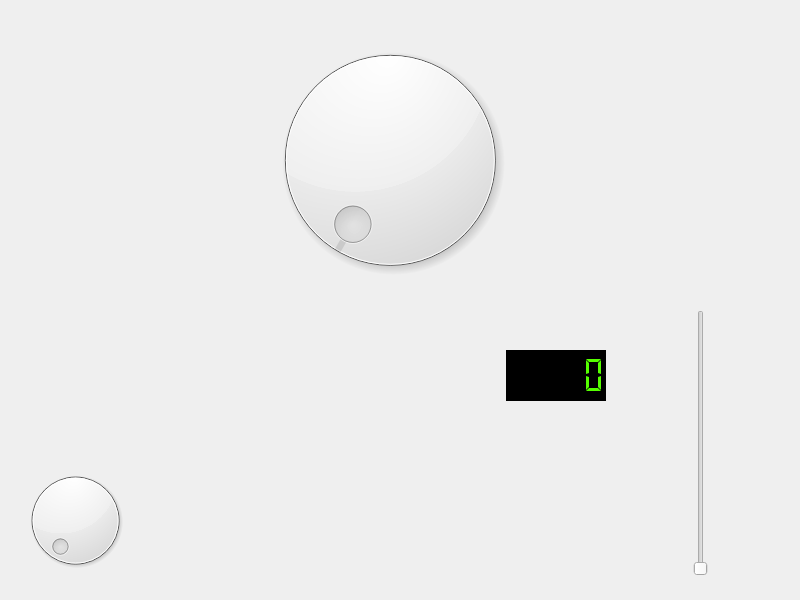
<?xml version="1.0" encoding="UTF-8"?>
<ui version="4.0">
 <class>Tablero</class>
 <widget class="QMainWindow" name="Tablero">
  <property name="geometry">
   <rect>
    <x>0</x>
    <y>0</y>
    <width>800</width>
    <height>600</height>
   </rect>
  </property>
  <property name="font">
   <font>
    <weight>75</weight>
    <bold>true</bold>
   </font>
  </property>
  <property name="windowTitle">
   <string>Tablero</string>
  </property>
  <property name="styleSheet">
   <string notr="true">background-image: url(:/resources/BKG_tablero.png);

QSlider::handle{
	image: url(:/resources/image.png); 
};

QDial::handle:horizontal { height:6px; width:6px; image: url(:/resources/BKG_tablero.png); } ;
 </string>
  </property>
  <widget class="QWidget" name="centralWidget">
   <widget class="BotoneraPuerta" name="widget" native="true">
    <property name="geometry">
     <rect>
      <x>20</x>
      <y>20</y>
      <width>157</width>
      <height>265</height>
     </rect>
    </property>
    <property name="styleSheet">
     <string notr="true">background-image: url(:/resources/BKG_botonera.png);</string>
    </property>
   </widget>
   <widget class="BotoneraPuerta" name="widget_2" native="true">
    <property name="geometry">
     <rect>
      <x>623</x>
      <y>20</y>
      <width>157</width>
      <height>265</height>
     </rect>
    </property>
    <property name="styleSheet">
     <string notr="true">background-image: url(:/resources/BKG_botonera.png);</string>
    </property>
   </widget>
   <widget class="QSlider" name="verticalSlider">
    <property name="geometry">
     <rect>
      <x>623</x>
      <y>310</y>
      <width>156</width>
      <height>266</height>
     </rect>
    </property>
    <property name="styleSheet">
     <string notr="true">background-image: url(:/resources/BKG_palanca.png);
</string>
    </property>
    <property name="orientation">
     <enum>Qt::Vertical</enum>
    </property>
   </widget>
   <widget class="Velocimetro" name="dial">
    <property name="geometry">
     <rect>
      <x>260</x>
      <y>30</y>
      <width>260</width>
      <height>260</height>
     </rect>
    </property>
    <property name="styleSheet">
     <string notr="true"/>
    </property>
   </widget>
   <widget class="BotoneraHombreMuerto" name="widget_4" native="true">
    <property name="geometry">
     <rect>
      <x>506</x>
      <y>420</y>
      <width>100</width>
      <height>150</height>
     </rect>
    </property>
    <property name="styleSheet">
     <string notr="true">background-image: url(:/resources/BKG_botonera_HM.png);</string>
    </property>
   </widget>
   <widget class="QLCDNumber" name="lcdNumber">
    <property name="geometry">
     <rect>
      <x>506</x>
      <y>350</y>
      <width>100</width>
      <height>51</height>
     </rect>
    </property>
    <property name="styleSheet">
     <string notr="true">color: rgb(85, 255, 0); 
background-color: Black ;
background-image: url(:/);</string>
    </property>
    <property name="frameShape">
     <enum>QFrame::NoFrame</enum>
    </property>
    <property name="frameShadow">
     <enum>QFrame::Raised</enum>
    </property>
    <property name="lineWidth">
     <number>12</number>
    </property>
    <property name="midLineWidth">
     <number>8</number>
    </property>
    <property name="smallDecimalPoint">
     <bool>false</bool>
    </property>
    <property name="segmentStyle">
     <enum>QLCDNumber::Flat</enum>
    </property>
   </widget>
   <widget class="QDial" name="dial_2">
    <property name="geometry">
     <rect>
      <x>20</x>
      <y>460</y>
      <width>111</width>
      <height>121</height>
     </rect>
    </property>
    <property name="styleSheet">
     <string notr="true"> QDial::handle { height:6px; width:6px; image: url(:/resources/blue.PNG); } ;
</string>
    </property>
   </widget>
  </widget>
 </widget>
 <layoutdefault spacing="6" margin="11"/>
 <customwidgets>
  <customwidget>
   <class>BotoneraPuerta</class>
   <extends>QWidget</extends>
   <header>botonerapuerta.h</header>
   <container>1</container>
  </customwidget>
  <customwidget>
   <class>BotoneraHombreMuerto</class>
   <extends>QWidget</extends>
   <header>botonerahombremuerto.h</header>
   <container>1</container>
  </customwidget>
  <customwidget>
   <class>Velocimetro</class>
   <extends>QDial</extends>
   <header>velocimetro.h</header>
  </customwidget>
 </customwidgets>
 <resources/>
 <connections/>
</ui>
